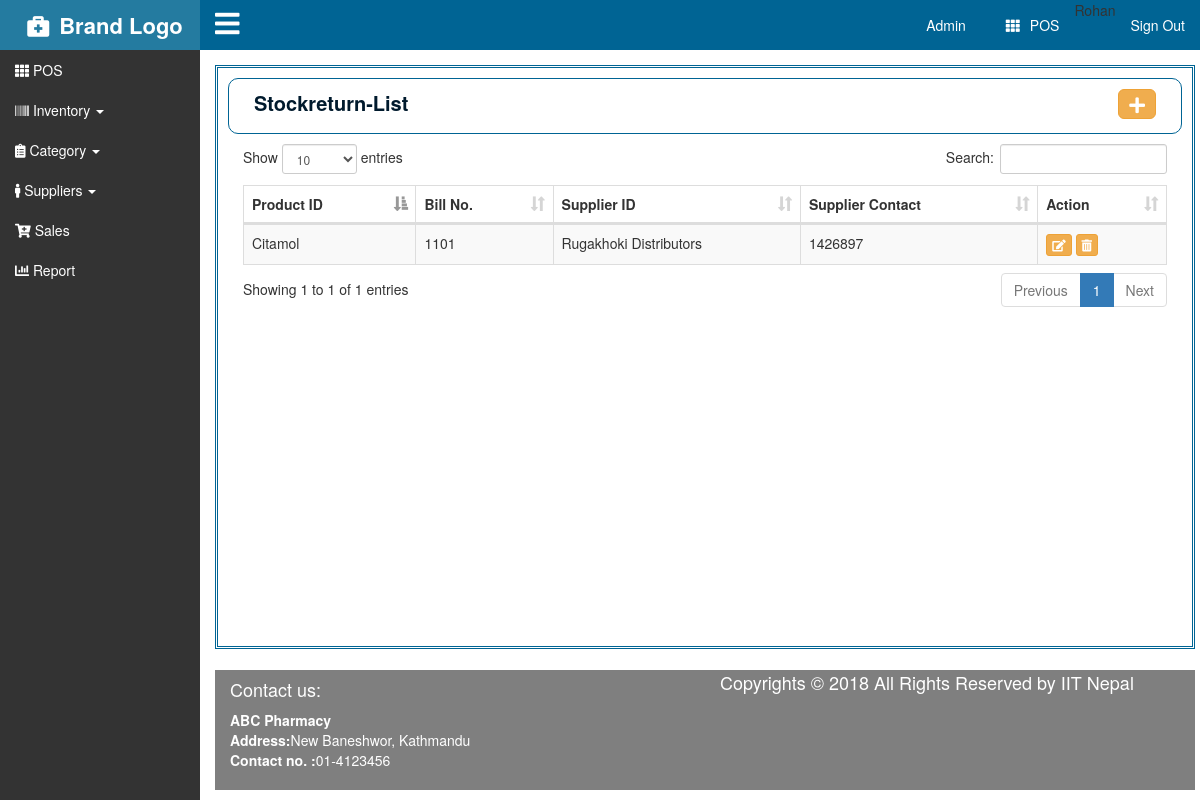
/stockreturn/stockreturn/ (signed in), run on the app's committed database.
### medi/models.py (models this page shows, shortened)
class MyUser(PermissionsMixin, AbstractBaseUser):
    email = models.EmailField(
        verbose_name='email address',
        max_length=255,
        unique=True,
    )
    contact_number = models.IntegerField()
    name = models.CharField(max_length=255)
    is_active = models.BooleanField(default=True)
    is_admin = models.BooleanField(default=False)
    is_staff = models.BooleanField(default=True)
    objects = MyUserManager()
    USERNAME_FIELD = 'email'
    REQUIRED_FIELDS = ['contact_number', 'name']

### stockreturn/models.py (models this page shows, shortened)
class Stockreturn(models.Model):
    product_id=models.ForeignKey(Products)
    bill_no=models.IntegerField()
    supplier_id=models.ForeignKey(Supplier)
    supplier_contact=models.IntegerField()

### products/models.py (models this page shows)
class Products(models.Model):
    prod_name= models.CharField(max_length=100,unique=True, verbose_name='product name',blank=True)
    prod_code= models.IntegerField(unique=True,verbose_name='product code',blank=True)
    prod_price= models.DecimalField(max_digits=17, decimal_places=2,verbose_name='product price',blank=True)
    prod_category= models.CharField(max_length=100,verbose_name='product category',blank=True)
    prod_description= models.TextField(max_length=500,verbose_name='product description',blank=True)
    prod_quantity= models.IntegerField(verbose_name='product quantity',blank=True)
    prod_discount= models.DecimalField(max_digits=17, decimal_places=2,verbose_name='product discount',blank=True)
    prod_tax=models.DecimalField(max_digits=17, decimal_places=2,verbose_name='product tax',blank=True)
    prod_cost=models.DecimalField(max_digits=17, decimal_places=2,verbose_name='product cost',blank=True)
    def __str__(self):
        return self.prod_name

### supplier/models.py (models this page shows)
class Supplier(models.Model):
    supplier_name=models.CharField(max_length=30)
    supplier_contact=models.IntegerField()
    supplier_address=models.CharField(max_length=30)
    supplier_description=RichTextField()
    def __str__(self):
        return self.supplier_name

### stockreturn/views.py (the view)
# urls.py: url(r'^stockreturn/', include('stockreturn.urls')),
@login_required (login_url = '/login/')
def stockreturn(request):
    context={
    'stockreturn':Stockreturn.objects.all()
    }
    return render(request,'stockreturn.html',context)

### templates/stockreturn.html (shortened to what this page needs)
{% extends 'master/index.html' %}
{% load staticfiles %}
{% block heading %}
<div class="lefttitle col-md-6">
<p> Stockreturn-List </p>
</div>
<div class="addbutton col-md-6">
<a href="{% url 'addstockreturn' %}" class="btn btn-warning  btn-lg"><i class="fas fa-plus"></i></a>
</div>
{% endblock %}
{% block content %}
<table class="table table-striped table-bordered table-hover" id="myData">
  <thead>
    <tr>
      <th>Product ID</th>
      <th>Bill No.</th>
      <th>Supplier ID</th>
      <th>Supplier Contact</th>
      <th>Action</th>
    </tr>
  </thead>
  <tbody>
    {% for sto in stockreturn %}
    <tr>
      <td>{{sto.product_id}}</td>
      <td>{{sto.bill_no}}</td>
      <td>{{sto.supplier_id}}</td>
      <td>{{sto.supplier_contact}}</td>
      <td>
        <a href="{% url 'stockreturn_update' sto.id %}" class="btn btn-warning btn-xs"><i class="fas fa-edit"></i></a>
        <a href="{% url 'stockreturn_delete' sto.id %}" class="btn btn-warning btn-xs"><i class="fas fa-trash-alt"></i></a>
      </td>
    </tr>
    {% endfor %}
  </tbody>
</table>
{% endblock %}

### templates/partials/topnavbar.html
<div class="navbar navbar-default container-fluid" id="topnav">
    <div class="navbar-header">
       <p><a href="#" data-toggle="offcanvas"><i class="fa fa-navicon fa-2x" style="margin-top: 10px;"></i></a></p>
     </div>
     <ul class="nav navbar-nav navbar-right">
        <li><a href="{% url 'admin:index' %}">Admin</a></li>
        <li><a href="{% url 'pos' %}"><i class="fa fa-th" style="margin: 0px 10px 0px 10px;"></i>POS</a></li>
        <li>{{request.user.name}}</li>
        <li><a href="{% url 'logout' %}">Sign Out</a></li>
     </ul>
 </div>

### static/css/style.css (style rules this page uses)
html, body { height: 100%; }
body { overflow:hidden; margin: 0px; padding: 0px; }
a { color: #fff; }
#topnav { background-color: #006494; border-width: 0px; border-radius: 0px; font-size: 14px; font-weight: 500; }
#topnav .nav li a, #main i, #topnav ul li i { color: #fff; }
.navbar { margin: 0; }
.addbutton { float: right; margin: 0px; }
.addbutton a { float: right; padding: 2px 10px 2px 10px; }

### data on the page
MyUser: user.name "Rohan"
Stockreturn: product_id "Citamol", bill_no "1101", supplier_id "Rugakhoki Distributors", supplier_contact "1426897"
